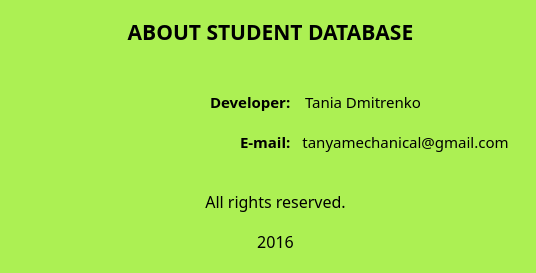
<?xml version="1.0" encoding="UTF-8"?>
<ui version="4.0">
 <class>About</class>
 <widget class="QWidget" name="About">
  <property name="geometry">
   <rect>
    <x>0</x>
    <y>0</y>
    <width>536</width>
    <height>273</height>
   </rect>
  </property>
  <property name="palette">
   <palette>
    <active>
     <colorrole role="Base">
      <brush brushstyle="SolidPattern">
       <color alpha="255">
        <red>255</red>
        <green>255</green>
        <blue>255</blue>
       </color>
      </brush>
     </colorrole>
     <colorrole role="Window">
      <brush brushstyle="SolidPattern">
       <color alpha="255">
        <red>172</red>
        <green>240</green>
        <blue>83</blue>
       </color>
      </brush>
     </colorrole>
    </active>
    <inactive>
     <colorrole role="Base">
      <brush brushstyle="SolidPattern">
       <color alpha="255">
        <red>255</red>
        <green>255</green>
        <blue>255</blue>
       </color>
      </brush>
     </colorrole>
     <colorrole role="Window">
      <brush brushstyle="SolidPattern">
       <color alpha="255">
        <red>172</red>
        <green>240</green>
        <blue>83</blue>
       </color>
      </brush>
     </colorrole>
    </inactive>
    <disabled>
     <colorrole role="Base">
      <brush brushstyle="SolidPattern">
       <color alpha="255">
        <red>172</red>
        <green>240</green>
        <blue>83</blue>
       </color>
      </brush>
     </colorrole>
     <colorrole role="Window">
      <brush brushstyle="SolidPattern">
       <color alpha="255">
        <red>172</red>
        <green>240</green>
        <blue>83</blue>
       </color>
      </brush>
     </colorrole>
    </disabled>
   </palette>
  </property>
  <property name="windowTitle">
   <string>About SD</string>
  </property>
  <property name="autoFillBackground">
   <bool>true</bool>
  </property>
  <widget class="QLabel" name="label_4">
   <property name="geometry">
    <rect>
     <x>10</x>
     <y>20</y>
     <width>521</width>
     <height>23</height>
    </rect>
   </property>
   <property name="font">
    <font>
     <family>Microsoft YaHei UI Light</family>
     <pointsize>16</pointsize>
     <weight>75</weight>
     <bold>true</bold>
    </font>
   </property>
   <property name="layoutDirection">
    <enum>Qt::LeftToRight</enum>
   </property>
   <property name="text">
    <string>ABOUT STUDENT DATABASE</string>
   </property>
   <property name="alignment">
    <set>Qt::AlignCenter</set>
   </property>
  </widget>
  <widget class="QLabel" name="label_2">
   <property name="geometry">
    <rect>
     <x>40</x>
     <y>190</y>
     <width>471</width>
     <height>23</height>
    </rect>
   </property>
   <property name="font">
    <font>
     <family>Microsoft YaHei UI Light</family>
     <pointsize>12</pointsize>
     <italic>false</italic>
    </font>
   </property>
   <property name="text">
    <string>All rights reserved.</string>
   </property>
   <property name="alignment">
    <set>Qt::AlignCenter</set>
   </property>
  </widget>
  <widget class="QLabel" name="label_3">
   <property name="geometry">
    <rect>
     <x>210</x>
     <y>90</y>
     <width>141</width>
     <height>23</height>
    </rect>
   </property>
   <property name="font">
    <font>
     <family>Microsoft YaHei UI Light</family>
     <pointsize>11</pointsize>
     <weight>75</weight>
     <bold>true</bold>
    </font>
   </property>
   <property name="text">
    <string>Developer:</string>
   </property>
   <property name="alignment">
    <set>Qt::AlignLeading|Qt::AlignLeft|Qt::AlignVCenter</set>
   </property>
  </widget>
  <widget class="QLabel" name="label_5">
   <property name="geometry">
    <rect>
     <x>240</x>
     <y>130</y>
     <width>141</width>
     <height>23</height>
    </rect>
   </property>
   <property name="font">
    <font>
     <family>Microsoft YaHei UI Light</family>
     <pointsize>11</pointsize>
     <weight>75</weight>
     <bold>true</bold>
    </font>
   </property>
   <property name="text">
    <string>E-mail:</string>
   </property>
   <property name="alignment">
    <set>Qt::AlignLeading|Qt::AlignLeft|Qt::AlignVCenter</set>
   </property>
  </widget>
  <widget class="QLabel" name="label_6">
   <property name="geometry">
    <rect>
     <x>305</x>
     <y>90</y>
     <width>201</width>
     <height>23</height>
    </rect>
   </property>
   <property name="font">
    <font>
     <family>Microsoft YaHei UI Light</family>
     <pointsize>11</pointsize>
    </font>
   </property>
   <property name="text">
    <string>Tania Dmitrenko</string>
   </property>
   <property name="alignment">
    <set>Qt::AlignLeading|Qt::AlignLeft|Qt::AlignVCenter</set>
   </property>
  </widget>
  <widget class="QLabel" name="label_7">
   <property name="geometry">
    <rect>
     <x>300</x>
     <y>130</y>
     <width>211</width>
     <height>23</height>
    </rect>
   </property>
   <property name="font">
    <font>
     <family>Microsoft YaHei UI Light</family>
     <pointsize>11</pointsize>
    </font>
   </property>
   <property name="text">
    <string>tanyamechanical@gmail.com</string>
   </property>
   <property name="alignment">
    <set>Qt::AlignCenter</set>
   </property>
  </widget>
  <widget class="QLabel" name="label_8">
   <property name="geometry">
    <rect>
     <x>40</x>
     <y>230</y>
     <width>471</width>
     <height>23</height>
    </rect>
   </property>
   <property name="font">
    <font>
     <family>Microsoft YaHei UI Light</family>
     <pointsize>12</pointsize>
    </font>
   </property>
   <property name="text">
    <string>2016</string>
   </property>
   <property name="alignment">
    <set>Qt::AlignCenter</set>
   </property>
  </widget>
  <widget class="QLabel" name="label">
   <property name="geometry">
    <rect>
     <x>30</x>
     <y>70</y>
     <width>141</width>
     <height>121</height>
    </rect>
   </property>
   <property name="text">
    <string/>
   </property>
   <property name="pixmap">
    <pixmap resource="resuorce.qrc">:/icon.png</pixmap>
   </property>
   <property name="scaledContents">
    <bool>false</bool>
   </property>
  </widget>
 </widget>
 <resources>
  <include location="resuorce.qrc"/>
 </resources>
 <connections/>
</ui>
